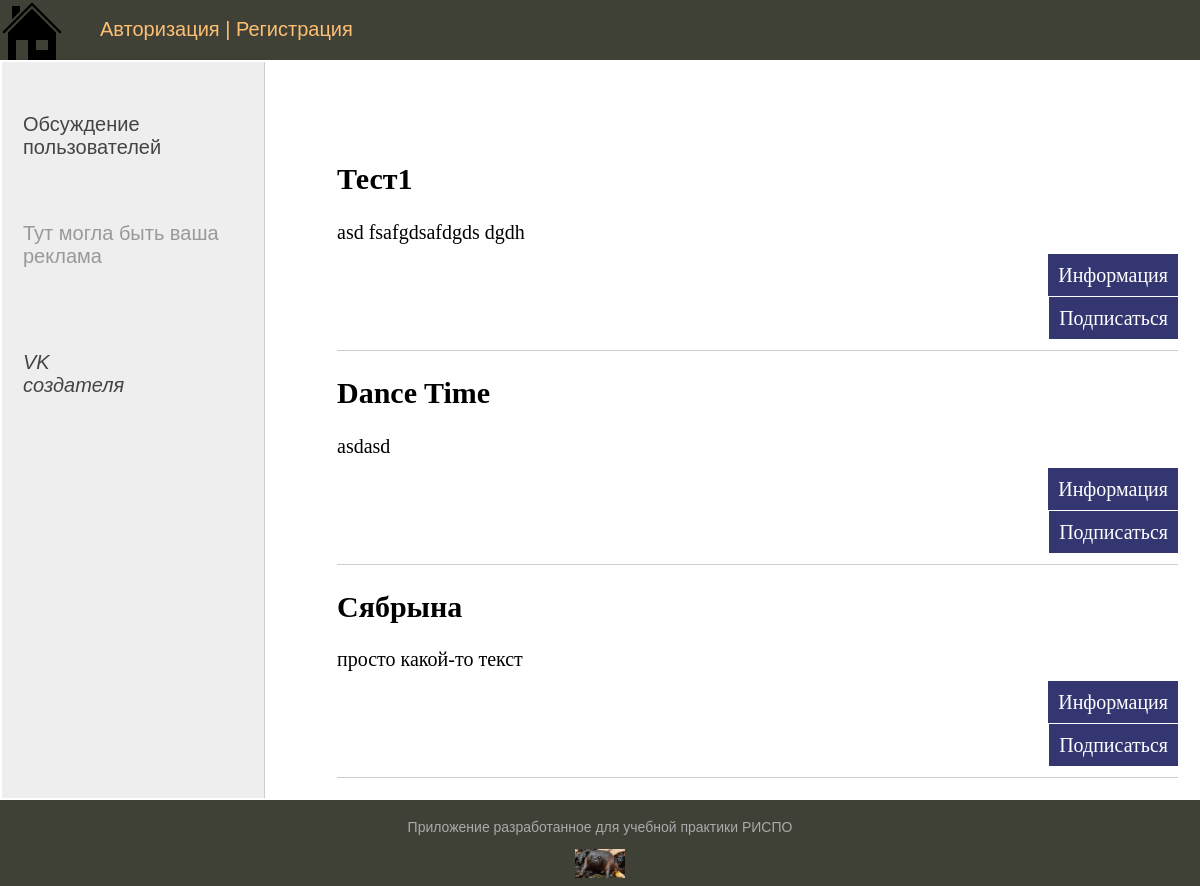
Page /groups/ on the earlier database version.
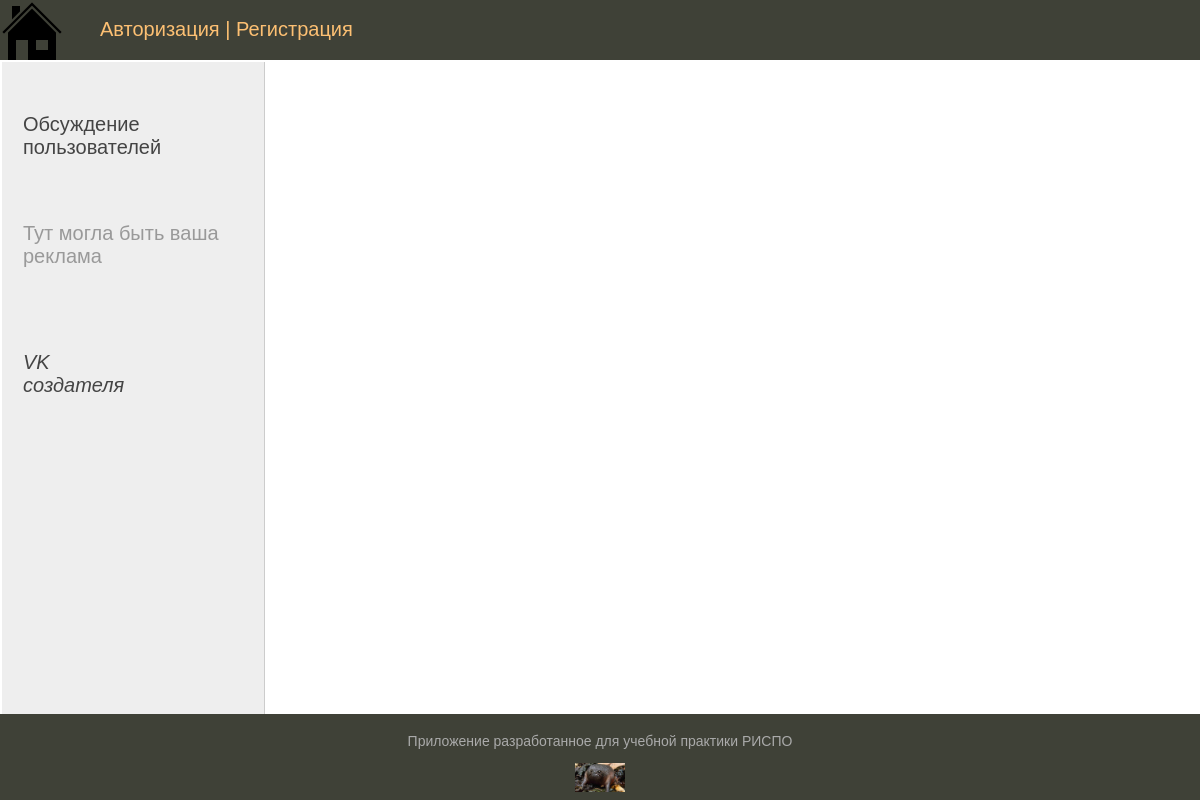
Same page on the later database version.
### people_active/models.py (models this page shows, shortened)
class Groups(models.Model):
    name = models.CharField(max_length=30, db_index=True, verbose_name="Название группы")
    slug = models.SlugField(max_length=200, unique=True, db_index=True, verbose_name="URL")
    title = models.TextField(blank=True, verbose_name="Описания группы")
    def get_absolute_url(self):
        return reverse("show_group", kwargs={"group_slug": self.slug})
    class Meta:
        verbose_name_plural = "Группы"
        ordering = ["-id"]

### people_active/views.py (the view)
# urls.py: path("groups/", ShowGroup.as_view(), name="groups"),
class ShowGroup(DataMixin, ListView):
    model = Groups
    template_name = "Group.html"
    context_object_name = "group"
    def get_queryset(self):
        return Activity.objects.filter(is_published=True)
    def get_context_data(self, *, object_list=None, **kwargs):
        context = super().get_context_data(**kwargs)
        data_mixin_def = self.get_user_context(title="Все группы")
        return context | data_mixin_def

### people_active/utils.py (called while the page is built)
    def get_user_context(self, **kwargs):
        context = kwargs
        groups = Groups.objects.all()
        user_menu = menu.copy()
        if not self.request.user.is_authenticated:
            user_menu.pop(2)
        context["menu"] = user_menu
        context["group"] = groups
        return context

### people_active/templates/Group.html (shortened to what this page needs)
{% extends 'base.html' %}
{% block content %}
<ul class="list-articles">
    {% for g in group %}
    <li>
        <h2>{{ g.name }}</h2>
        <p> {{ g.title|linebreaks|truncatewords:15}} </p>
        <p class="link-read-post"><a href="{{ g.get_absolute_url }}">Информация</a></p>
        <p class="link-read-post"><a href="/subscribe">Подписаться</a></p>
    </li>
    {% endfor %}
</ul>
{% endblock content %}

Differences in the rows shown:
removed Groups: name "Тест1", title "asd fsafgdsafdgds dgdh"
removed Groups: name "Dance Time", title "asdasd"
removed Groups: name "Сябрына", title "просто какой-то текст"
